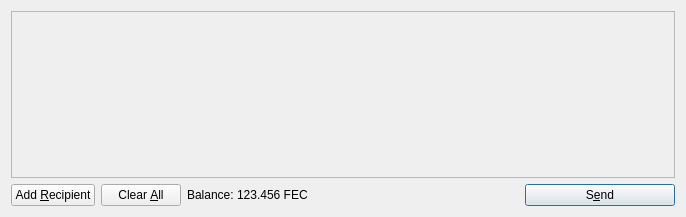
<?xml version="1.0" encoding="UTF-8"?>
<ui version="4.0">
 <class>SendCoinsDialog</class>
 <widget class="QDialog" name="SendCoinsDialog">
  <property name="geometry">
   <rect>
    <x>0</x>
    <y>0</y>
    <width>686</width>
    <height>217</height>
   </rect>
  </property>
  <property name="windowTitle">
   <string>Send Coins</string>
  </property>
  <layout class="QVBoxLayout" name="verticalLayout">
   <item>
    <widget class="QScrollArea" name="scrollArea">
     <property name="widgetResizable">
      <bool>true</bool>
     </property>
     <widget class="QWidget" name="scrollAreaWidgetContents">
      <property name="geometry">
       <rect>
        <x>0</x>
        <y>0</y>
        <width>666</width>
        <height>165</height>
       </rect>
      </property>
      <layout class="QVBoxLayout" name="verticalLayout_2">
       <property name="margin">
        <number>0</number>
       </property>
       <item>
        <layout class="QVBoxLayout" name="entries">
         <property name="spacing">
          <number>6</number>
         </property>
        </layout>
       </item>
       <item>
        <spacer name="verticalSpacer">
         <property name="orientation">
          <enum>Qt::Vertical</enum>
         </property>
         <property name="sizeHint" stdset="0">
          <size>
           <width>20</width>
           <height>40</height>
          </size>
         </property>
        </spacer>
       </item>
      </layout>
     </widget>
    </widget>
   </item>
   <item>
    <layout class="QHBoxLayout" name="horizontalLayout">
     <item>
      <widget class="QPushButton" name="addButton">
       <property name="toolTip">
        <string>Send to multiple recipients at once</string>
       </property>
       <property name="text">
        <string>Add &amp;Recipient</string>
       </property>
       <property name="icon">
        <iconset resource="../freecoin.qrc">
         <normaloff>:/icons/add</normaloff>:/icons/add</iconset>
       </property>
       <property name="autoDefault">
        <bool>false</bool>
       </property>
      </widget>
     </item>
     <item>
      <widget class="QPushButton" name="clearButton">
       <property name="sizePolicy">
        <sizepolicy hsizetype="Minimum" vsizetype="Fixed">
         <horstretch>0</horstretch>
         <verstretch>0</verstretch>
        </sizepolicy>
       </property>
       <property name="toolTip">
        <string>Remove all transaction fields</string>
       </property>
       <property name="text">
        <string>Clear &amp;All</string>
       </property>
       <property name="icon">
        <iconset resource="../freecoin.qrc">
         <normaloff>:/icons/remove</normaloff>:/icons/remove</iconset>
       </property>
       <property name="autoRepeatDelay">
        <number>300</number>
       </property>
       <property name="autoDefault">
        <bool>false</bool>
       </property>
      </widget>
     </item>
     <item>
      <layout class="QHBoxLayout" name="horizontalLayout_2">
       <property name="spacing">
        <number>3</number>
       </property>
       <item>
        <widget class="QLabel" name="label">
         <property name="text">
          <string>Balance:</string>
         </property>
        </widget>
       </item>
       <item>
        <widget class="QLabel" name="labelBalance">
         <property name="cursor">
          <cursorShape>IBeamCursor</cursorShape>
         </property>
         <property name="text">
          <string>123.456 FEC</string>
         </property>
         <property name="textInteractionFlags">
          <set>Qt::LinksAccessibleByMouse|Qt::TextSelectableByKeyboard|Qt::TextSelectableByMouse</set>
         </property>
        </widget>
       </item>
      </layout>
     </item>
     <item>
      <spacer name="horizontalSpacer">
       <property name="orientation">
        <enum>Qt::Horizontal</enum>
       </property>
       <property name="sizeHint" stdset="0">
        <size>
         <width>40</width>
         <height>20</height>
        </size>
       </property>
      </spacer>
     </item>
     <item>
      <widget class="QPushButton" name="sendButton">
       <property name="minimumSize">
        <size>
         <width>150</width>
         <height>0</height>
        </size>
       </property>
       <property name="toolTip">
        <string>Confirm the send action</string>
       </property>
       <property name="text">
        <string>S&amp;end</string>
       </property>
       <property name="icon">
        <iconset resource="../freecoin.qrc">
         <normaloff>:/icons/send</normaloff>:/icons/send</iconset>
       </property>
       <property name="default">
        <bool>true</bool>
       </property>
      </widget>
     </item>
    </layout>
   </item>
  </layout>
 </widget>
 <resources>
  <include location="../freecoin.qrc"/>
 </resources>
 <connections/>
</ui>
